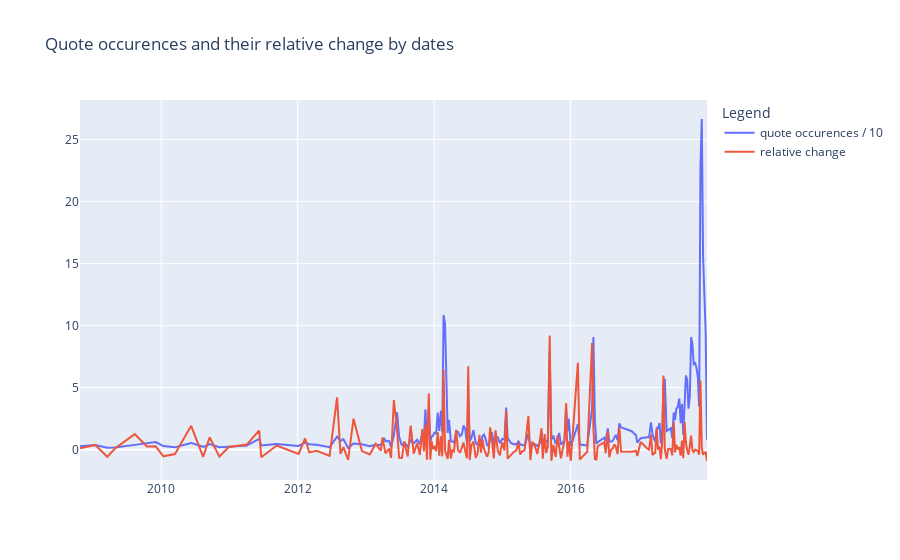

Source (notebook cell):
### Code cell
occurence_differences = relative_difference(window_averaged_occurences, 1)



first_plot = np.array(window_averaged_occurences[-len(occurence_differences):] ) / 10
second_plot = occurence_differences


fig = px.line(labels=dict(x="Date"), title="Quote occurences and their relative change by dates")

fig.add_scatter(x=window_first_date[1:], y=first_plot, name="quote occurences / 10")
fig.add_scatter(x=window_first_date[1:], y=second_plot, name="relative change",)

fig.layout['legend'] = {"title": "Legend"}
fig.write_html("quote_occurence_change_by_date.html")
fig.show()

### Figure 1 — Plotly figure (JSON) as saved in the notebook; plotly's stock layout.template omitted (floating-point values rounded to 4 significant figures; data arrays with more than 128 entries replaced by an {"elided": "..."} marker saying what was removed)
{"data": [{"name": "quote occurences / 10", "type": "scatter", "x": {"elided": "198 str values"}, "y": {"elided": "198 float values"}}, {"name": "relative change", "type": "scatter", "x": {"elided": "198 str values"}, "y": {"elided": "198 float values"}}], "layout": {"legend": {"title": {"text": "Legend"}}, "title": {"text": "Quote occurences and their relative change by dates"}, "xaxis": {"anchor": "y", "domain": [0, 1]}, "yaxis": {"anchor": "x", "domain": [0, 1]}}}
